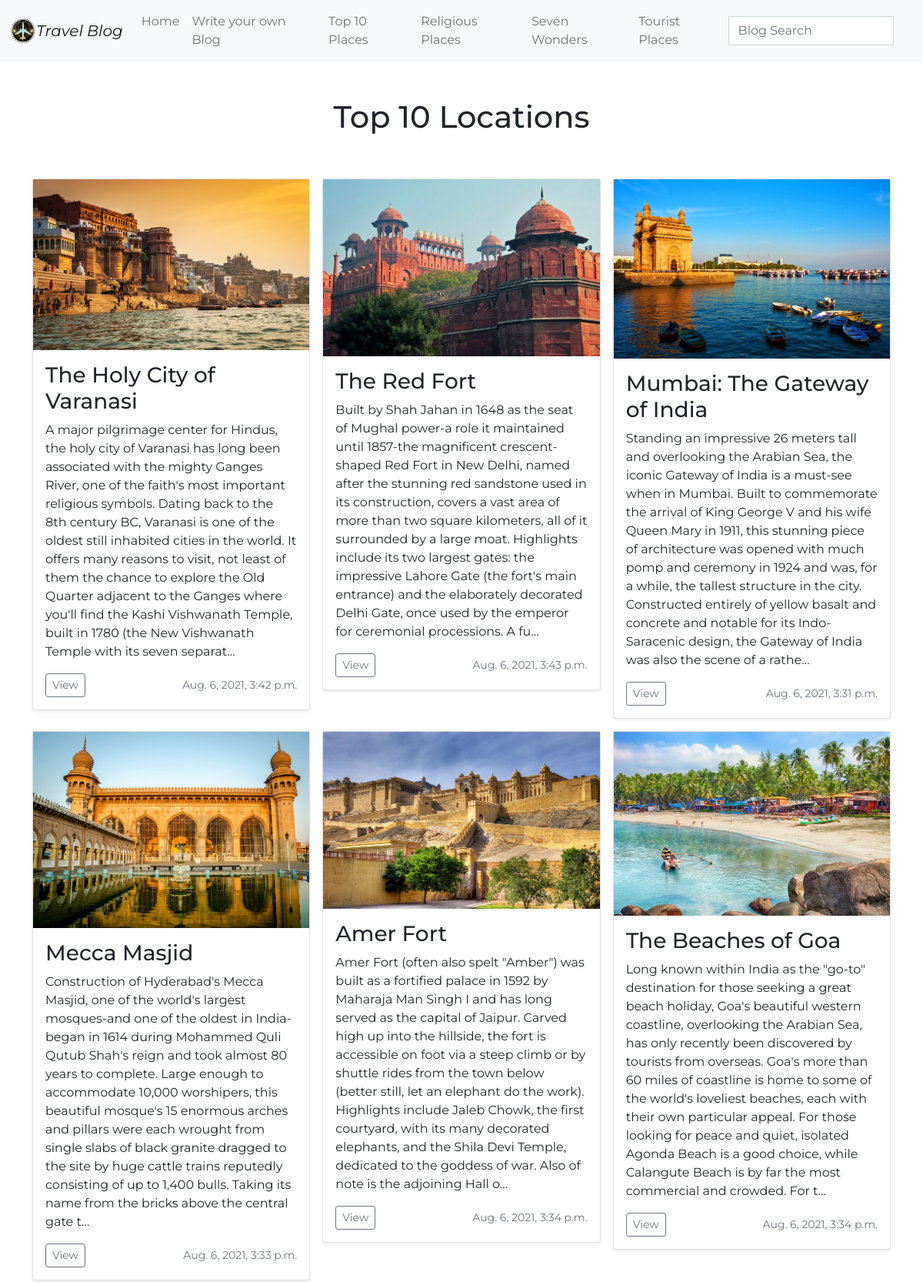
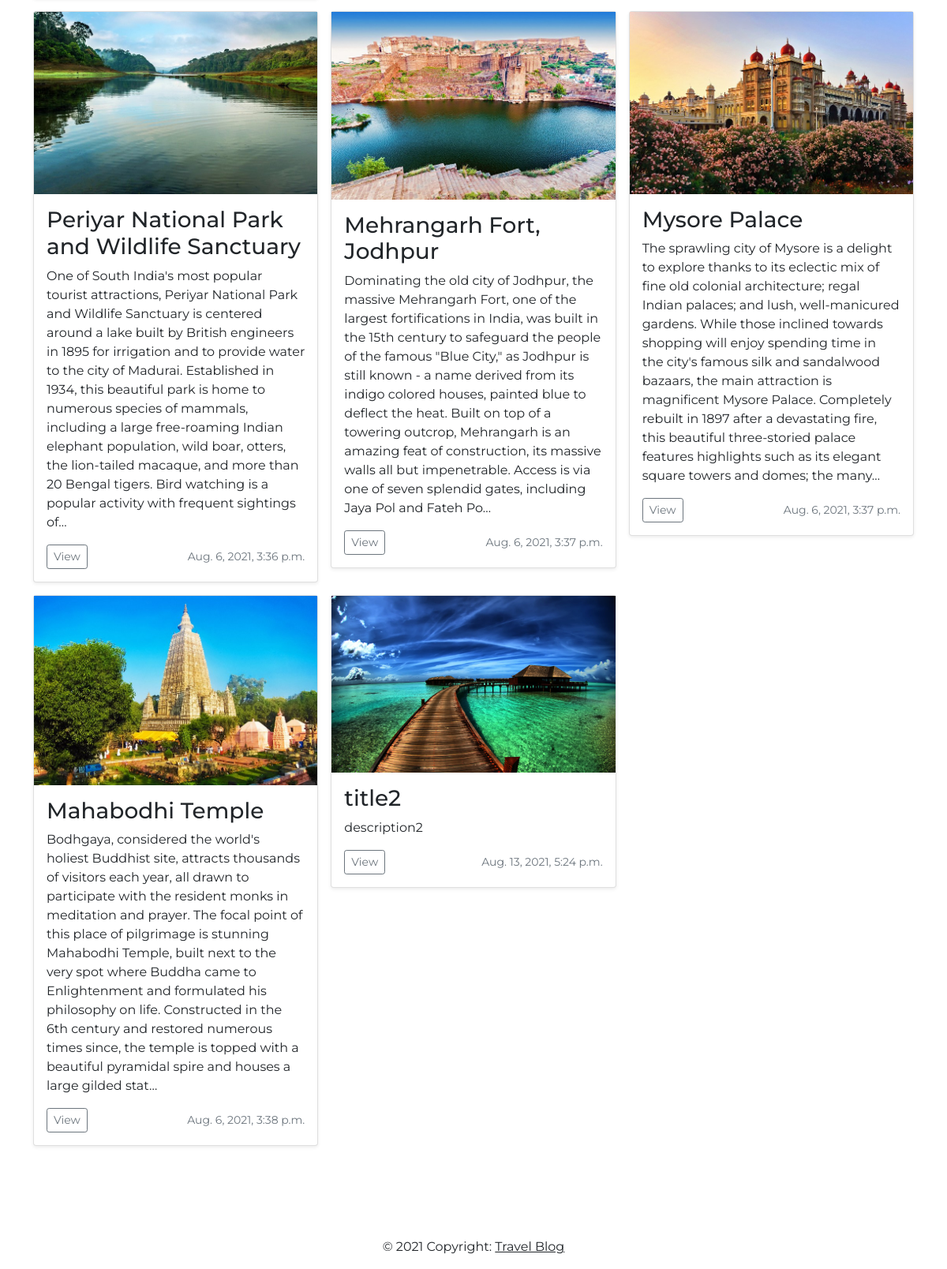
Page /category/top/ten/places on the committed database (2 pictures, top to bottom).
### blog/models.py (models this page shows, shortened)
class blog(models.Model):
    title = CharField(max_length=50)
    date = DateTimeField(auto_now=True)
    category = CharField(max_length=35)
    author_name = CharField(max_length=30)
    description = TextField()
    image = models.ImageField(upload_to='blog')
    class Meta:
        verbose_name = 'blog'
        verbose_name_plural = 'blogs'

### blog/views.py (the view)
# urls.py: path('category/top/ten/places',views.blog_top, name="top_10_loca"),
def blog_top(request):
    q = "Top 10 Places"
    tourist = blog.objects.filter(category__contains=q)
    ctx = {
        'title' : 'Top 10 Places',
        'blogs' : tourist,
    }
    return render(request,"top_10_loca.html",ctx)

### templates/top_10_loca.html (shortened to what this page needs)
{% extends 'layout/base.html' %}
{% block content %}
<h1 class="c-align c-font py-5 bold" >Top 10 Locations</h1>
<div class="container">
    <div class="row row-cols-1 row-cols-sm-2 row-cols-md-3 g-3">
      {% for items in blogs %}
      <div class="col">
        <div class="card shadow-sm">
            <img class="img-fluid" src="{{items.image.url}}" alt="">
          <div class="card-body">
              <h3 class="c=align c-font">{{items.title}}</h3>
            <p class="card-text c-font">{{items.description|truncatechars:500}}</p>
            <div class="d-flex justify-content-between align-items-center">
              <div class="btn-group">
                <a href="{% url 'detailed_blog' items.id %}"><button type="button" class="c-font btn btn-sm btn-outline-secondary">View</button></a>
              </div>
              <small class="c-font text-muted">{{items.date}}</small>
            </div>
          </div>
        </div>
      </div>
      {% empty %}
      <div class="alert alert-warning text-center" role="alert">
        <h4 class="alert-heading">No Blogs found!</h4>
    </div>
      {% endfor %}
    </div>
  </div>
{% endblock content %}

### templates/top_10_loca.html (style rules this page uses)
.c-align { text-align: center; }
.c-font { font-family: Monserrat, sans-serif; }
.bold { font-weight: 500; }

### templates/includes/navigation.html (style rules this page uses)
.c-font { font-family: Montserrat, sans-serif; }

### rows in the picture
blog: image (picture), title "The Holy City of Varanasi", description "A major pilgrimage center for Hindus, the holy city of Varanasi has long been associated with the mighty Ganges River, one of the faith's most important religious symbols. Dating back to the 8th century BC, Varanasi is one of the oldest still inhabited cities in the world. It offers many reasons to visit, not least of them the chance to explore the Old Quarter adjacent to the Ganges where you'll find the Kashi Vishwanath Temple, built in 1780 (the New Vishwanath Temple with its seven separat…", date "Aug. 6, 2021, 3:42 p.m."
blog: image (picture), title "The Red Fort", description "Built by Shah Jahan in 1648 as the seat of Mughal power-a role it maintained until 1857-the magnificent crescent-shaped Red Fort in New Delhi, named after the stunning red sandstone used in its construction, covers a vast area of more than two square kilometers, all of it surrounded by a large moat. Highlights include its two largest gates: the impressive Lahore Gate (the fort's main entrance) and the elaborately decorated Delhi Gate, once used by the emperor for ceremonial processions. A fu…", date "Aug. 6, 2021, 3:43 p.m."
blog: image (picture), title "Mumbai: The Gateway of India", description "Standing an impressive 26 meters tall and overlooking the Arabian Sea, the iconic Gateway of India is a must-see when in Mumbai. Built to commemorate the arrival of King George V and his wife Queen Mary in 1911, this stunning piece of architecture was opened with much pomp and ceremony in 1924 and was, for a while, the tallest structure in the city. Constructed entirely of yellow basalt and concrete and notable for its Indo-Saracenic design, the Gateway of India was also the scene of a rathe…", date "Aug. 6, 2021, 3:31 p.m."
blog: image (picture), title "Mecca Masjid", description "Construction of Hyderabad's Mecca Masjid, one of the world's largest mosques-and one of the oldest in India-began in 1614 during Mohammed Quli Qutub Shah's reign and took almost 80 years to complete. Large enough to accommodate 10,000 worshipers, this beautiful mosque's 15 enormous arches and pillars were each wrought from single slabs of black granite dragged to the site by huge cattle trains reputedly consisting of up to 1,400 bulls. Taking its name from the bricks above the central gate t…", date "Aug. 6, 2021, 3:33 p.m."
blog: image (picture), title "Amer Fort", description "Amer Fort (often also spelt \"Amber\") was built as a fortified palace in 1592 by Maharaja Man Singh I and has long served as the capital of Jaipur. Carved high up into the hillside, the fort is accessible on foot via a steep climb or by shuttle rides from the town below (better still, let an elephant do the work). Highlights include Jaleb Chowk, the first courtyard, with its many decorated elephants, and the Shila Devi Temple, dedicated to the goddess of war. Also of note is the adjoining Hall o…", date "Aug. 6, 2021, 3:34 p.m."
blog: image (picture), title "The Beaches of Goa", description "Long known within India as the \"go-to\" destination for those seeking a great beach holiday, Goa's beautiful western coastline, overlooking the Arabian Sea, has only recently been discovered by tourists from overseas. Goa's more than 60 miles of coastline is home to some of the world's loveliest beaches, each with their own particular appeal. For those looking for peace and quiet, isolated Agonda Beach is a good choice, while Calangute Beach is by far the most commercial and crowded. For t…", date "Aug. 6, 2021, 3:34 p.m."
blog: image (picture), title "Periyar National Park and Wildlife Sanctuary", description "One of South India's most popular tourist attractions, Periyar National Park and Wildlife Sanctuary is centered around a lake built by British engineers in 1895 for irrigation and to provide water to the city of Madurai. Established in 1934, this beautiful park is home to numerous species of mammals, including a large free-roaming Indian elephant population, wild boar, otters, the lion-tailed macaque, and more than 20 Bengal tigers. Bird watching is a popular activity with frequent sightings of…", date "Aug. 6, 2021, 3:36 p.m."
blog: image (picture), title "Mehrangarh Fort, Jodhpur", description "Dominating the old city of Jodhpur, the massive Mehrangarh Fort, one of the largest fortifications in India, was built in the 15th century to safeguard the people of the famous \"Blue City,\" as Jodhpur is still known - a name derived from its indigo colored houses, painted blue to deflect the heat. Built on top of a towering outcrop, Mehrangarh is an amazing feat of construction, its massive walls all but impenetrable. Access is via one of seven splendid gates, including Jaya Pol and Fateh Po…", date "Aug. 6, 2021, 3:37 p.m."
blog: image (picture), title "Mysore Palace", description "The sprawling city of Mysore is a delight to explore thanks to its eclectic mix of fine old colonial architecture; regal Indian palaces; and lush, well-manicured gardens. While those inclined towards shopping will enjoy spending time in the city's famous silk and sandalwood bazaars, the main attraction is magnificent Mysore Palace. Completely rebuilt in 1897 after a devastating fire, this beautiful three-storied palace features highlights such as its elegant square towers and domes; the many…", date "Aug. 6, 2021, 3:37 p.m."
blog: image (picture), title "Mahabodhi Temple", description "Bodhgaya, considered the world's holiest Buddhist site, attracts thousands of visitors each year, all drawn to participate with the resident monks in meditation and prayer. The focal point of this place of pilgrimage is stunning Mahabodhi Temple, built next to the very spot where Buddha came to Enlightenment and formulated his philosophy on life. Constructed in the 6th century and restored numerous times since, the temple is topped with a beautiful pyramidal spire and houses a large gilded stat…", date "Aug. 6, 2021, 3:38 p.m."
blog: image (picture), title "title2", description "description2", date "Aug. 13, 2021, 5:24 p.m."
